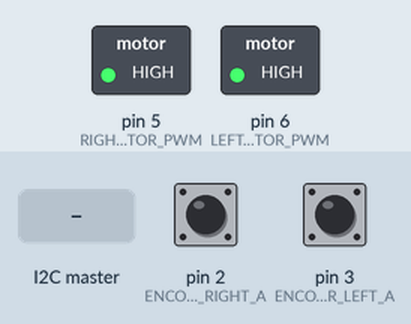
The sketch below on a simulated Arduino Uno, built with avr-gcc and run on an emulated ATmega328P. On the bench: switched loads named in the sketch (green lamp = pin HIGH). The inputs (shaded band) are chosen by the test bench; at power-on: pin 2 (ENCODER_RIGHT_A) HIGH, pin 3 (ENCODER_LEFT_A) HIGH. What the sketch prints to the serial monitor is not drawn.

Above: at 1.2 s.
1.3 s: the I2C master sends the byte 1
2.8 s: the I2C master sends the byte 0
4.4 s: the I2C master sends the byte 1
Timing chart, 0 to 7.4 s (numbered marks = the images above; inputs shaded):
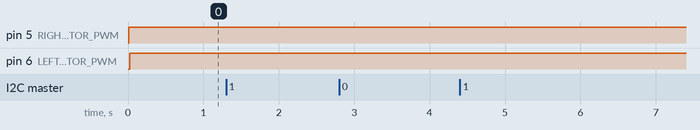

The sketch:

FirstTest.ino
```cpp
#include "Motor.h"
#include "Constants.h"
#include "PID.h"
#include "Robot.h"
#include <math.h>
#include <Wire.h>


float vertical = 1;
float horizontal = 1;
float finalAngleToStart = -90;
float maximum_velocity = 0.4;
Robot Robot(maximum_velocity);


void motor1ISR() {
  Robot.Right_Motor.readEncoder();
}
void motor2ISR() {
  Robot.Left_Motor.readEncoder();
}


void setup() {
  //TCCR0B = TCCR0B & B11111000 | B00000010;

  Wire.begin(10);                // join i2c bus with address #4
  Wire.onReceive(receiveEvent); // register event

  pinMode(RIGHT_MOTOR_PWM, OUTPUT);
  pinMode(LEFT_MOTOR_PWM, OUTPUT);
  attachInterrupt(digitalPinToInterrupt(ENCODER_RIGHT_A), motor1ISR, RISING);
  attachInterrupt(digitalPinToInterrupt(ENCODER_LEFT_A), motor2ISR, RISING);
  Serial.begin(9600);

  Robot.robotMode = false;
  Robot.turnAroundItself(finalAngleToStart - atan (horizontal / vertical) * 360 / (2 * PI));


}

void loop() {


  /*Robot.robotMode = false;
    Robot.turnAroundItself(atan (horizontal / vertical) * 360 / (2 * PI));

    Robot.walkStraight(sqrt(sq(horizontal) + sq(vertical)));

    Robot.turnAroundItself(finalAngleToStart - atan (horizontal / vertical) * 360 / (2 * PI));


    while (1) {
    Robot.robotMode = true;
    Robot.desiredSpeedLeft = 0;
    Robot.desiredSpeedRight = 0;
    Robot.controlMotors();

    }


  */
  Robot.controlMotors();


}

void receiveEvent(int howMany)
{
  uint8_t message[32];
  int i = 0;
  while (0 < Wire.available() && i < 20) // loop through all but the last
  {
    uint8_t c = Wire.read(); // receive byte as a character
    message[i] = c;
    Serial.print(c, BIN);
    Serial.print(" ");
    ++i;
  }
  Serial.println(" was received");

  Robot.decodeI2CMessage(message);
}
```

Constants.h
```cpp
#define RIGHT_MOTOR_PWM 5
#define LEFT_MOTOR_PWM 6
#define RIGHT_MOTOR_DIRECTION 8
#define LEFT_MOTOR_DIRECTION 9
#define ENCODER_RIGHT_A 2
#define ENCODER_RIGHT_B 4
#define ENCODER_LEFT_A 3
#define ENCODER_LEFT_B 7
#define WHEEL_RADIUS 35//mm
#define QUANTITY_OF_TICS 340
#define DISTANCE_BETWEEN_WHEELS 141//mm
#define KP_LEFT 400
#define KI_LEFT 10
#define KD_LEFT 2
#define KP_RIGHT 550
#define KI_RIGHT 15
#define KD_RIGHT 2


#define KP_LEFT_DISTANCE 0.03
#define KI_LEFT_DISTANCE 0.00001
#define KD_LEFT_DISTANCE 0.5
#define KP_RIGHT_DISTANCE 0.03
#define KI_RIGHT_DISTANCE 0.00001
#define KD_RIGHT_DISTANCE 0.5

#define LIMIT_VELOCITY 0.5
```

Motor.cpp
```cpp
#include "Motor.h"


Motor::Motor(byte pin, byte encoder_pin_A, byte encoder_pin_B) {
  _pin = pin;
  _encoder_pin_A = encoder_pin_A;
  _encoder_pin_B = encoder_pin_B;
}

void Motor::readEncoder() {
  if (digitalRead(this->_encoder_pin_B)) {
    _distance++;
  }
  else {
    _distance--;
  }
}

byte Motor::get_encoder_interrupt_pin() {
  return _encoder_pin_A;
}

float Motor::calculate_speed() {
  long deltaTime = millis() - _lastMillis;
  if(deltaTime > 2){
    _lastMillis = millis();
    _speed = (_distance - _lastDistance) * 2 * 3.14 * WHEEL_RADIUS / deltaTime / QUANTITY_OF_TICS;
    _lastDistance = _distance;
  }
  return _speed;
}

int Motor::get_distance() {
  return _distance;
}
```

Motor.h
```cpp
#ifndef MOTOR_H
#define MOTOR_H

#include <Arduino.h>
#include "Constants.h"

class Motor {
  public:
    Motor(byte pin, byte encoder_pin_A, byte encoder_pin_B);
    void readEncoder();
    byte get_encoder_interrupt_pin();
    int get_distance();
    float calculate_speed();

  private:

    byte _pin;
    byte _encoder_pin_A;
    byte _encoder_pin_B;
    volatile int _distance;
    int _lastDistance;
    long _lastMillis;
    float _speed;
};

#endif
```

PID.cpp
```cpp
#include "PID.h"
#include <Arduino.h>

PID::PID()
{

}

void PID::setOutputLimits(float minOutput, float maxOutput)
{
  _minOutput = minOutput;
  _maxOutput = maxOutput;

  _lastOutput = constrain(_lastOutput, _minOutput, _maxOutput);
  _integrativeSum = constrain(_integrativeSum, _minOutput, _maxOutput);
}

void PID::setTunings(float kP, float kI, float kD)
{
  _kP = kP;
  _kI = kI;
  _kD = kD;
}


void PID::setTunings(float *parameters)
{
  _kP = parameters[0];
  _kI = parameters[1];
  _kD = parameters[2];
}

void PID::setSampleTime(unsigned long newSampleTime)
{
  if (newSampleTime > 0)
  {
    _sampleTime = newSampleTime;
  }
}

void PID::setSetPoint(float setPoint)
{
  _setPoint = setPoint;
}

float PID::compute(float input)
{
  unsigned long now = millis();
  unsigned long timeChange = (now - _lastRunTime);
  if (timeChange < _sampleTime)
  {
    return _lastOutput;
  }

  float error = _setPoint - input;

  _integrativeSum += error * _kI * _sampleTime;

  _integrativeSum = constrain(_integrativeSum, _minOutput, _maxOutput);


  float dInput = (_kD * (input - _lastInput)) / _sampleTime;
  float dError = -dInput;
  float alfa = 1;
  dError = dError*alfa + _lastDerivative*(1-alfa);
  _lastDerivative = dError;

  _lastOutput = (_kP * error) + (_integrativeSum) + (dError);

  _lastOutput = constrain(_lastOutput, _minOutput, _maxOutput);

  _lastInput = input;
  _lastRunTime = now;
  return _lastOutput;
}
```

PID.h
```cpp
#ifndef PID_H
#define PID_H

class PID
{
public:
  PID();

  void setOutputLimits(float minOutput, float maxOutput);
  void setTunings(float kP, float kI, float kD);
  void setTunings(float *parameters);

  void setSampleTime(unsigned long newSampleTime);
  void setSetPoint(float setPoint);

  float getKP() { return _kP; }
  float getKI() { return _kI; }
  float getKD() { return _kD; }

  float compute(float input);

private:
  float _setPoint;
  float _minOutput, _maxOutput;

  float _integrativeSum;
  float _lastOutput;
  float _lastInput;
  float _lastDerivative;
  float _kP, _kI, _kD;
  unsigned int _sampleTime, _lastRunTime;

};

#endif //PID_H
```

robot.cpp
```cpp
#include "robot.h"
#include "Motor.h"


Robot::Robot(float maximumVelocity) {
  _maximumVelocity = maximumVelocity;
  _control_left.setTunings(KP_LEFT, KI_LEFT, KD_LEFT);
  _control_left.setSampleTime(1);
  _control_left.setOutputLimits(-255, 255);

  _control_right.setTunings(KP_RIGHT, KI_RIGHT, KD_RIGHT);
  _control_right.setSampleTime(1);
  _control_right.setOutputLimits(-255, 255);


  _control_distance_left.setTunings(KP_LEFT_DISTANCE, KI_LEFT_DISTANCE, KD_LEFT_DISTANCE);
  _control_distance_left.setSampleTime(1);
  _control_distance_left.setOutputLimits(-_maximumVelocity, _maximumVelocity);

  _control_distance_right.setTunings(KP_RIGHT_DISTANCE, KI_RIGHT_DISTANCE, KD_RIGHT_DISTANCE);
  _control_distance_right.setSampleTime(1);
  _control_distance_right.setOutputLimits(-_maximumVelocity, _maximumVelocity);
}


void Robot::controlItEntirely(float angle) {
  bool controlIt = 1;
  while (controlIt) {
    //receive controllIt, and desired speeds
    controlMotors();
  }

  _beginTime = millis();
  while (millis() - _beginTime < 200) {
    desiredSpeedLeft = 0;
    desiredSpeedRight = 0;
    controlMotors();
  }
}
void Robot::turnAroundItself(float angle) {

  _lastLeftDistance = Left_Motor.get_distance();
  _lastRightDistance = Right_Motor.get_distance();
  _LeftDistance = _lastLeftDistance;
  _RightDistance = _lastRightDistance;
  desiredDistanceRight = -angle * DISTANCE_BETWEEN_WHEELS * QUANTITY_OF_TICS / (2 * WHEEL_RADIUS * 360);
  desiredDistanceLeft = angle * DISTANCE_BETWEEN_WHEELS * QUANTITY_OF_TICS / (2 * WHEEL_RADIUS * 360);


  controlMotors();


}

void Robot::walkStraight(float distanceMeters) {
  _lastLeftDistance = Left_Motor.get_distance();
  _lastRightDistance = Right_Motor.get_distance();
  _LeftDistance = _lastLeftDistance;
  _RightDistance = _lastRightDistance;
  desiredDistanceRight = distanceMeters * 1000 * QUANTITY_OF_TICS / ( 2 * WHEEL_RADIUS * 3.14);
  desiredDistanceLeft = distanceMeters * 1000 * QUANTITY_OF_TICS / ( 2 * WHEEL_RADIUS * 3.14);


  controlMotors();


}


void Robot::walkDifferential(float distanceMetersRight, float distanceMetersLeft) {
  _lastLeftDistance = Left_Motor.get_distance();
  _lastRightDistance = Right_Motor.get_distance();
  _LeftDistance = _lastLeftDistance;
  _RightDistance = _lastRightDistance;
  desiredDistanceRight = distanceMetersRight * 1000 * QUANTITY_OF_TICS / ( 2 * WHEEL_RADIUS * 3.14);
  desiredDistanceLeft = distanceMetersLeft * 1000 * QUANTITY_OF_TICS / ( 2 * WHEEL_RADIUS * 3.14);


  controlMotors();


}

void Robot::controlMotors() {

  if (robotMode == false) {
    _LeftDistance = Left_Motor.get_distance();
    _RightDistance = Right_Motor.get_distance();
    _control_distance_right.setSetPoint(desiredDistanceRight);
    _control_distance_left.setSetPoint(desiredDistanceLeft);


    desiredSpeedRight = _control_distance_right.compute(_RightDistance - _lastRightDistance);
    desiredSpeedLeft = _control_distance_left.compute(_LeftDistance - _lastLeftDistance);
    if (abs(desiredDistanceRight - _RightDistance) < 15) {
      desiredSpeedRight = 0;
    }
    if (abs(desiredDistanceLeft - _LeftDistance) < 15) {
      desiredSpeedLeft = 0;
    }
  }


  _rightSpeed = Right_Motor.calculate_speed();
  _leftSpeed = Left_Motor.calculate_speed();
  _control_right.setSetPoint(desiredSpeedRight);
  _control_left.setSetPoint(desiredSpeedLeft);

  float outputLeft = _control_left.compute(_leftSpeed);
  float outputRight = _control_right.compute(_rightSpeed);

  if (abs(desiredSpeedLeft) < 0.02  and (abs(outputLeft) < 10)) {
    outputLeft = 0;
  }
  if (abs(desiredSpeedRight) < 0.02 and (abs(outputRight) < 10)) {
    outputRight = 0;
  }

  if (outputLeft > 0) {
    analogWrite(LEFT_MOTOR_PWM, outputLeft );
    digitalWrite(LEFT_MOTOR_DIRECTION, LOW);
  }
  else {
    analogWrite(LEFT_MOTOR_PWM, -outputLeft  );
    digitalWrite(LEFT_MOTOR_DIRECTION, HIGH);

  }


  if (outputRight > 0) {
    analogWrite(RIGHT_MOTOR_PWM, 1 * outputRight );
    digitalWrite(RIGHT_MOTOR_DIRECTION, LOW);
  }
  else {
    analogWrite(RIGHT_MOTOR_PWM, -1 * outputRight);
    digitalWrite(RIGHT_MOTOR_DIRECTION, HIGH);

  }

}


void Robot::decodeI2CMessage(uint8_t message[]) {
  if (message[0] == 0) {
    robotMode = true;

    if ( (message[1] >> 7) & 1) { //it is a negative number
      desiredSpeedLeft = float(-message[2] - 256 * (message[1] & 0b01111111))/1000;
    } else { //positive number
      desiredSpeedLeft = float(message[2] + 256 * message[1])/1000;
    }
    if ( (message[3] >> 7) & 1) { //it is a negative number
      desiredSpeedRight = float(-message[4] - 256 * (message[3] & 0b01111111))/1000;
    } else { //positive number
      desiredSpeedRight = float(message[4] + 256 * message[3])/1000;
    }
    Serial.print("Desired speed left : ");
    Serial.println(desiredSpeedLeft);
    Serial.print("Desired speed right : ");
    Serial.println(desiredSpeedRight);

    controlMotors();

  } else if (message[0] == 1) {
    robotMode = false;
    float distanceLeft;
    float distanceRight;
    if  ( (message[1] >> 7) & 1) { //it is a negative number
      distanceLeft = -(int)message[2] - 256 * (message[1] & 0b01111111);
    } else { //positive number
      distanceLeft = (int)message[2] + 256 * (message[1]);
    }
    if ( (message[3] >> 7) & 1) { //it is a negative number
      distanceRight = -(int)message[4] - 256 * (message[3] & 0b01111111);
    } else { //positive number
      distanceRight = (int)message[4] + 256 * (message[3]);
    }

    walkDifferential(distanceRight, distanceLeft);
  } else if (message[0] == 2) {


  } else {
    Serial.println(message[0]);
  }

}
```

robot.h
```cpp
#ifndef ROBOT_H
#define ROBOT_H

#include <Arduino.h>
#include "Constants.h"
#include "Motor.h"
#include "PID.h"

class Robot {
  public:
    Robot(float maximumVelocity);
    Motor Right_Motor = Motor(RIGHT_MOTOR_DIRECTION, ENCODER_RIGHT_A, ENCODER_RIGHT_B);
    Motor Left_Motor = Motor(LEFT_MOTOR_DIRECTION, ENCODER_LEFT_A, ENCODER_LEFT_B);


    void controlItEntirely(float angle);
    void turnAroundItself(float angle);
    void walkStraight(float distanceMeters);
    void walkDifferential(float distanceMetersRight, float distanceMetersLeft);
    void controlMotors();
    void decodeI2CMessage(uint8_t message[]);


    float desiredSpeedLeft = 0.5;
    float desiredSpeedRight = 0.5;
    signed int desiredDistanceRight = 0;
    signed int desiredDistanceLeft = 0;

    float _linearSpeed = 0.5;
    int _lastRightDistance = 0;
    int _lastLeftDistance = 0;
    bool robotMode = false;//false for controling via motion, true for giving direct speed information


  private:
    PID _control_left;
    PID _control_right;

    PID _control_distance_left;
    PID _control_distance_right;

    float _maximumVelocity;
    float _rightSpeed = 0;
    float _leftSpeed = 0;

    int _RightDistance = 0;
    int _LeftDistance = 0;
    int _beginTime = 0;
    float _desiredAngle = 360;


};

#endif
```
